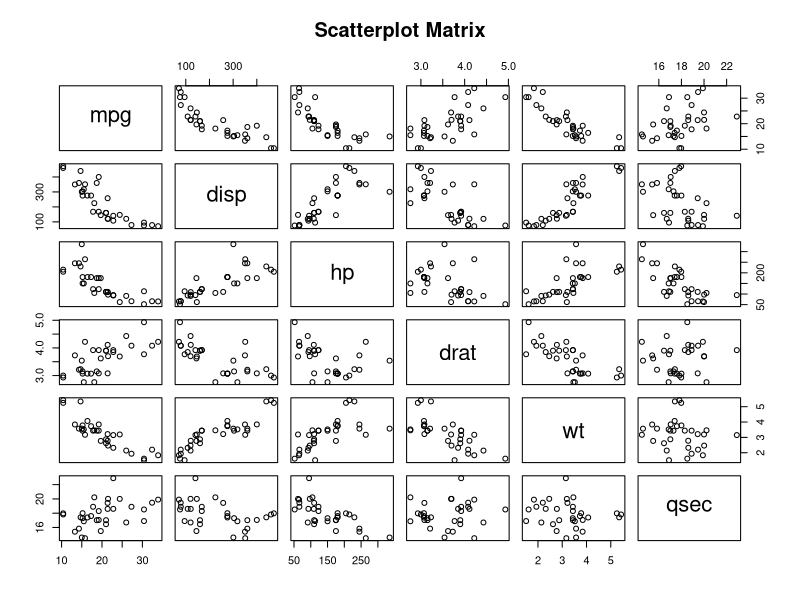
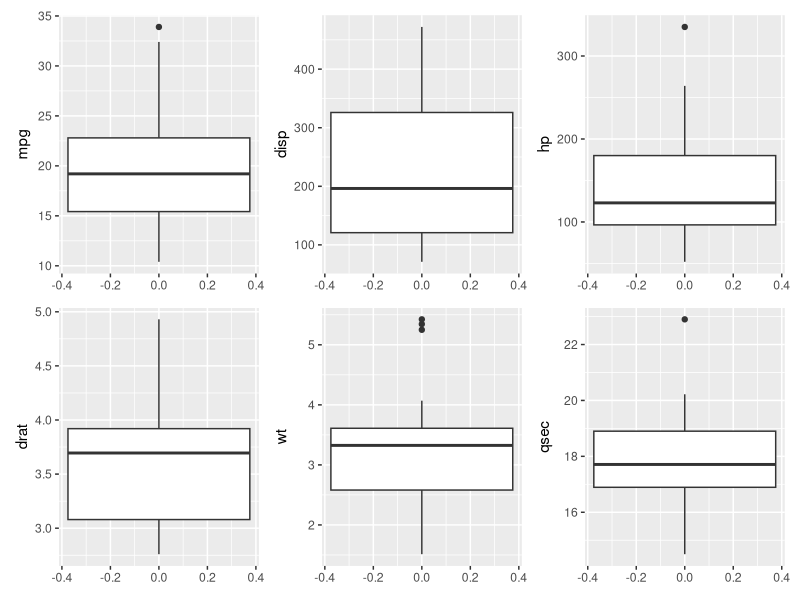
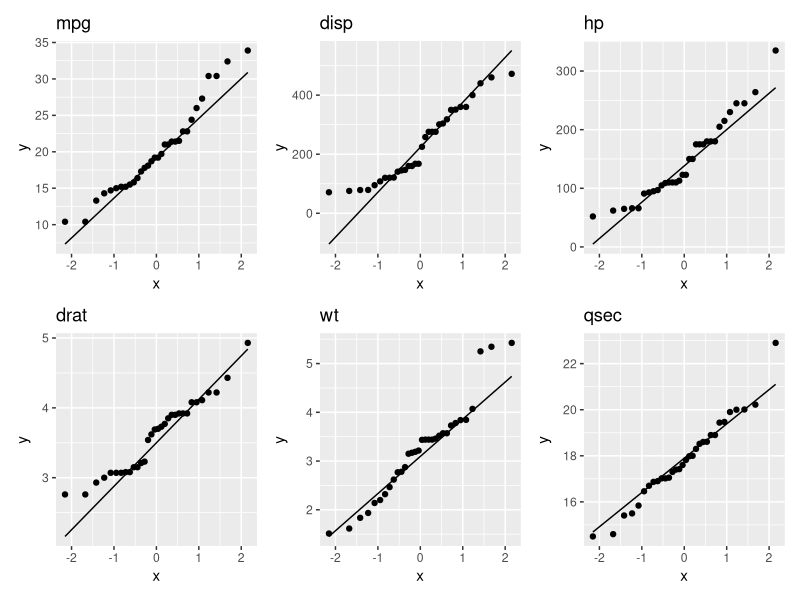
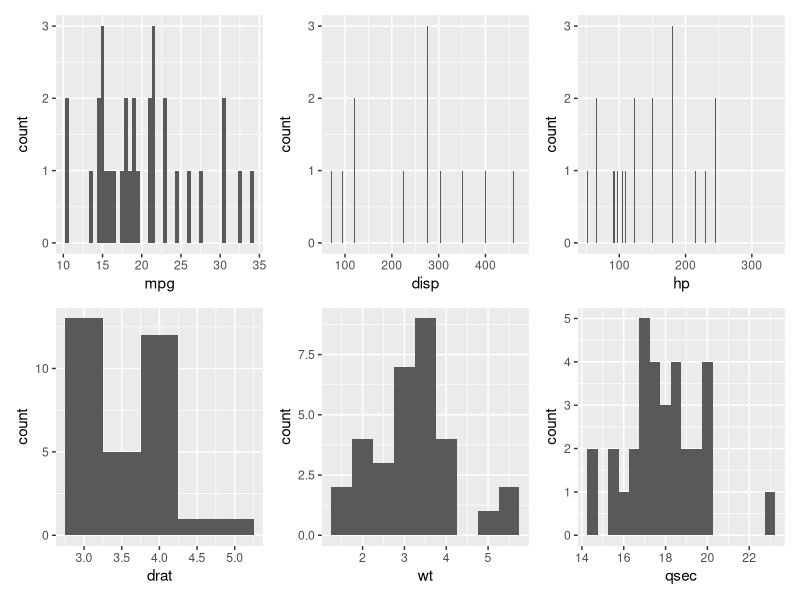

Reproduce these figures in R, in order.
## ---- chunk 1
#| label: libraries
#| message: false
# install.packages("tidyverse")
# install.packages("knitr")
# install.packages("skimr")
# install.packages("patchwork")

library(knitr)
library(skimr)
library(patchwork)
library(tidyverse)
## ---- chunk 2
#| label: mtcars-kable

# Load data
data("mtcars")
# Print sample
head(mtcars) %>% 
  kable(
    format = "markdown",
    digits = 2,
    caption = "The `mtcars` data set"
  )
## ---- chunk 3
#| label: linear-scatterplot

# The pairs function creates a scatterplot matrix for all continuous variables
pairs(
  # Notice that all continuous variables come after the tilde (~)
  ~ mpg + disp + hp + drat + wt + qsec,
  data = mtcars,
  main = "Scatterplot Matrix"
)
## ---- chunk 4
#| label: scale-skimr

skim(mtcars)

# # Checking the help file for mtcars
# ?mtcars
## ---- chunk 5
#| label: fig-outlier-boxplot

box_mpg <- ggplot(mtcars) +
  aes(y = mpg) +
  geom_boxplot()

box_disp <- ggplot(mtcars) +
  aes(y = disp) +
  geom_boxplot()

box_hp <- ggplot(mtcars) +
  aes(y = hp) +
  geom_boxplot()

box_drat <- ggplot(mtcars) +
  aes(y = drat) +
  geom_boxplot()

box_wt <- ggplot(mtcars) +
  aes(y = wt) +
  geom_boxplot()

box_qsec <- ggplot(mtcars) +
  aes(y = qsec) +
  geom_boxplot()


box_mpg + box_disp + box_hp + box_drat + box_wt + box_qsec
## ---- chunk 6
#| label: fig-normality-qq

# Normality assumption: Q-Q plot
qq_mpg <- ggplot(mtcars) +
  aes(sample = mpg) +
  stat_qq() +
  stat_qq_line() +
  ggtitle("mpg")

qq_disp <- ggplot(mtcars) +
  aes(sample = disp) +
  stat_qq() +
  stat_qq_line() +
  ggtitle("disp")

qq_hp <- ggplot(mtcars) +
  aes(sample = hp) +
  stat_qq() +
  stat_qq_line() +
  ggtitle("hp")

qq_drat <- ggplot(mtcars) +
  aes(sample = drat) +
  stat_qq() +
  stat_qq_line() +
  ggtitle("drat")

qq_wt <- ggplot(mtcars) +
  aes(sample = wt) +
  stat_qq() +
  stat_qq_line() +
  ggtitle("wt")

qq_qsec <- ggplot(mtcars) +
  aes(sample = qsec) +
  stat_qq() +
  stat_qq_line() +
  ggtitle("qsec")


qq_mpg + qq_disp + qq_hp + qq_drat + qq_wt + qq_qsec
## ---- chunk 7
#| label: fig-normality-histograms

# Normality assumption: Histograms
histogram_mpg <- ggplot(mtcars) +
  aes(x = mpg) +
  geom_histogram(binwidth = 0.5)

histogram_disp <- ggplot(mtcars) +
  aes(x = disp) +
  geom_histogram(binwidth = 1)

histogram_hp <- ggplot(mtcars) +
  aes(x = hp) +
  geom_histogram(binwidth = 1)

histogram_drat <- ggplot(mtcars) +
  aes(x = drat) +
  geom_histogram(binwidth = 0.5)

histogram_wt <- ggplot(mtcars) +
  aes(x = wt) +
  geom_histogram(binwidth = 0.5)

histogram_qsec <- ggplot(mtcars) +
  aes(x = qsec) +
  geom_histogram(binwidth = 0.5)

histogram_mpg + histogram_disp + histogram_hp + histogram_drat + 
  histogram_wt + histogram_qsec
## ---- chunk 8
#| label: check-assumptions-shapiro

# Normality: Shapiro Wilks
shapiro_mpg <- mtcars %>%
  summarise(
    statistic = shapiro.test(mpg)$statistic,
    p.value = shapiro.test(mpg)$p.value
  )

shapiro_mpg

shapiro_disp <- mtcars %>%
  summarise(
    statistic = shapiro.test(disp)$statistic,
    p.value = shapiro.test(disp)$p.value
  )

shapiro_disp

shapiro_hp <- mtcars %>%
  summarise(
    statistic = shapiro.test(hp)$statistic,
    p.value = shapiro.test(hp)$p.value
  )

shapiro_hp 

shapiro_drat <- mtcars %>%
  summarise(
    statistic = shapiro.test(drat)$statistic,
    p.value = shapiro.test(drat)$p.value
  )

shapiro_drat 

shapiro_wt <- mtcars %>%
  summarise(
    statistic = shapiro.test(wt)$statistic,
    p.value = shapiro.test(wt)$p.value
  )

shapiro_wt 

shapiro_qsec <- mtcars %>%
  summarise(
    statistic = shapiro.test(qsec)$statistic,
    p.value = shapiro.test(qsec)$p.value
  )

shapiro_qsec
## ---- chunk 9
#| label: cov-result

# cov(dataName$variable1, dataName$variable2)

cov_result <- cov(mtcars$mpg, mtcars$drat)

print(cov_result)
## ---- chunk 10
#| label: covMatrix
#| lst-label: lst-cov

# We select the six continuous variables within the `mtcars` data set and save 
# into our matrix object.
dataMatrix <- mtcars[, c(1, 3:7)]

# We save the output to an object for later.
covOutput <- cov(dataMatrix)

print(covOutput)
## ---- chunk 11
#| label: cov-2-cor

cov2cor(covOutput)
## ---- chunk 12
#| label: corr-pearson

# cor(dataName$variable1, dataName$variable2, method = "methodName")

# Pearson is the default, and does not need to be specified. However, for 
# completeness is specified below.
corrPearson <- cor.test(mtcars$mpg, mtcars$drat, method = "pearson")

print(corrPearson)
## ---- chunk 13
#| label: corr-kendall

corrKendall <- cor.test(mtcars$mpg, mtcars$disp, method = "kendall")

print(corrKendall)
## ---- chunk 14
#| label: corr-spearman

corrSpearman <- cor.test(mtcars$mpg, mtcars$disp, method = "spearman")

print(corrSpearman)
